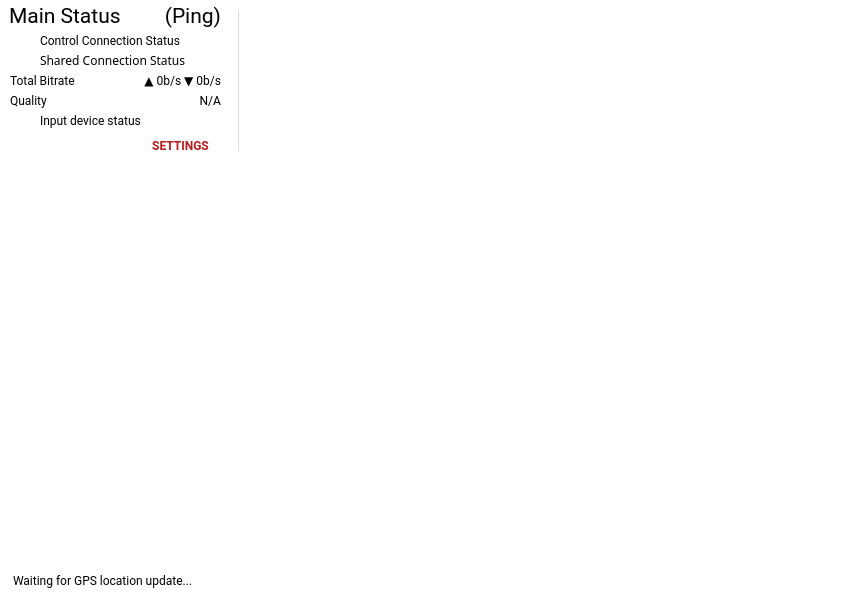
<?xml version="1.0" encoding="UTF-8"?>
<ui version="4.0">
 <class>McMainWindow</class>
 <widget class="QMainWindow" name="McMainWindow">
  <property name="geometry">
   <rect>
    <x>0</x>
    <y>0</y>
    <width>863</width>
    <height>597</height>
   </rect>
  </property>
  <property name="windowTitle">
   <string>Arm Mission Control - Soro</string>
  </property>
  <property name="styleSheet">
   <string notr="true">background-color:#FFFFFF;</string>
  </property>
  <widget class="QWidget" name="centralwidget">
   <widget class="QWidget" name="statusBarWidget" native="true">
    <property name="geometry">
     <rect>
      <x>0</x>
      <y>560</y>
      <width>551</width>
      <height>41</height>
     </rect>
    </property>
    <property name="sizePolicy">
     <sizepolicy hsizetype="Preferred" vsizetype="Preferred">
      <horstretch>0</horstretch>
      <verstretch>0</verstretch>
     </sizepolicy>
    </property>
    <layout class="QHBoxLayout" name="horizontalLayout">
     <property name="spacing">
      <number>0</number>
     </property>
     <property name="sizeConstraint">
      <enum>QLayout::SetDefaultConstraint</enum>
     </property>
     <property name="leftMargin">
      <number>0</number>
     </property>
     <property name="topMargin">
      <number>0</number>
     </property>
     <property name="rightMargin">
      <number>0</number>
     </property>
     <property name="bottomMargin">
      <number>0</number>
     </property>
     <item>
      <widget class="QLabel" name="mapStatusLabel">
       <property name="sizePolicy">
        <sizepolicy hsizetype="Minimum" vsizetype="MinimumExpanding">
         <horstretch>0</horstretch>
         <verstretch>0</verstretch>
        </sizepolicy>
       </property>
       <property name="baseSize">
        <size>
         <width>0</width>
         <height>0</height>
        </size>
       </property>
       <property name="font">
        <font>
         <family>Roboto</family>
         <pointsize>9</pointsize>
        </font>
       </property>
       <property name="styleSheet">
        <string notr="true">margin-left: 10px;
margin-right: 10px;</string>
       </property>
       <property name="text">
        <string>Waiting for GPS location update...</string>
       </property>
      </widget>
     </item>
     <item>
      <spacer name="horizontalSpacer">
       <property name="orientation">
        <enum>Qt::Horizontal</enum>
       </property>
       <property name="sizeType">
        <enum>QSizePolicy::Expanding</enum>
       </property>
       <property name="sizeHint" stdset="0">
        <size>
         <width>359</width>
         <height>20</height>
        </size>
       </property>
      </spacer>
     </item>
    </layout>
   </widget>
   <widget class="QWidget" name="videoContainerWidget" native="true">
    <property name="geometry">
     <rect>
      <x>550</x>
      <y>0</y>
      <width>311</width>
      <height>601</height>
     </rect>
    </property>
    <layout class="QVBoxLayout" name="verticalLayout">
     <property name="spacing">
      <number>0</number>
     </property>
     <property name="leftMargin">
      <number>0</number>
     </property>
     <property name="topMargin">
      <number>0</number>
     </property>
     <property name="rightMargin">
      <number>0</number>
     </property>
     <property name="bottomMargin">
      <number>0</number>
     </property>
     <item>
      <widget class="Soro::MissionControl::VideoPane" name="videoPane1" native="true"/>
     </item>
     <item>
      <widget class="Soro::MissionControl::VideoPane" name="videoPane2" native="true"/>
     </item>
    </layout>
   </widget>
   <widget class="Soro::MissionControl::GoogleMapView" name="googleMapView" native="true">
    <property name="geometry">
     <rect>
      <x>0</x>
      <y>120</y>
      <width>551</width>
      <height>441</height>
     </rect>
    </property>
   </widget>
   <widget class="QWidget" name="infoContainer" native="true">
    <property name="geometry">
     <rect>
      <x>0</x>
      <y>0</y>
      <width>551</width>
      <height>161</height>
     </rect>
    </property>
    <widget class="QWidget" name="connectionStatusWidget" native="true">
     <property name="geometry">
      <rect>
       <x>0</x>
       <y>0</y>
       <width>231</width>
       <height>161</height>
      </rect>
     </property>
     <widget class="QLabel" name="comm_mainPingLabel">
      <property name="geometry">
       <rect>
        <x>140</x>
        <y>0</y>
        <width>81</width>
        <height>31</height>
       </rect>
      </property>
      <property name="font">
       <font>
        <family>Roboto</family>
        <pointsize>16</pointsize>
       </font>
      </property>
      <property name="layoutDirection">
       <enum>Qt::LeftToRight</enum>
      </property>
      <property name="text">
       <string>(Ping)</string>
      </property>
      <property name="alignment">
       <set>Qt::AlignRight|Qt::AlignTrailing|Qt::AlignVCenter</set>
      </property>
     </widget>
     <widget class="QLabel" name="comm_mainStateLabel">
      <property name="geometry">
       <rect>
        <x>9</x>
        <y>0</y>
        <width>126</width>
        <height>31</height>
       </rect>
      </property>
      <property name="font">
       <font>
        <family>Roboto</family>
        <pointsize>16</pointsize>
       </font>
      </property>
      <property name="text">
       <string>Main Status</string>
      </property>
     </widget>
     <widget class="QLabel" name="comm_controlStateLabel">
      <property name="geometry">
       <rect>
        <x>40</x>
        <y>30</y>
        <width>181</width>
        <height>21</height>
       </rect>
      </property>
      <property name="font">
       <font>
        <family>Roboto</family>
        <pointsize>9</pointsize>
        <weight>50</weight>
        <bold>false</bold>
       </font>
      </property>
      <property name="styleSheet">
       <string notr="true">qproperty-icon: url(:/icons/settings_red_18px.png);</string>
      </property>
      <property name="text">
       <string>Control Connection Status</string>
      </property>
     </widget>
     <widget class="QLabel" name="comm_bitrateLabel_2">
      <property name="geometry">
       <rect>
        <x>10</x>
        <y>70</y>
        <width>81</width>
        <height>21</height>
       </rect>
      </property>
      <property name="font">
       <font>
        <family>Roboto</family>
        <pointsize>9</pointsize>
        <weight>50</weight>
        <bold>false</bold>
       </font>
      </property>
      <property name="text">
       <string>Total Bitrate</string>
      </property>
     </widget>
     <widget class="QLabel" name="comm_bitrateLabel">
      <property name="geometry">
       <rect>
        <x>90</x>
        <y>70</y>
        <width>131</width>
        <height>21</height>
       </rect>
      </property>
      <property name="font">
       <font>
        <family>Roboto</family>
        <pointsize>9</pointsize>
        <weight>50</weight>
        <bold>false</bold>
       </font>
      </property>
      <property name="text">
       <string>▲ 0b/s ▼ 0b/s</string>
      </property>
      <property name="alignment">
       <set>Qt::AlignRight|Qt::AlignTrailing|Qt::AlignVCenter</set>
      </property>
     </widget>
     <widget class="QLabel" name="comm_sharedStateLabel">
      <property name="geometry">
       <rect>
        <x>40</x>
        <y>50</y>
        <width>181</width>
        <height>21</height>
       </rect>
      </property>
      <property name="font">
       <font>
        <family>Sans</family>
        <pointsize>9</pointsize>
        <weight>50</weight>
        <bold>false</bold>
       </font>
      </property>
      <property name="text">
       <string>Shared Connection Status</string>
      </property>
     </widget>
     <widget class="QLabel" name="comm_qualityLabel">
      <property name="geometry">
       <rect>
        <x>90</x>
        <y>90</y>
        <width>131</width>
        <height>21</height>
       </rect>
      </property>
      <property name="font">
       <font>
        <family>Roboto</family>
        <pointsize>9</pointsize>
        <weight>50</weight>
        <bold>false</bold>
       </font>
      </property>
      <property name="text">
       <string>N/A</string>
      </property>
      <property name="alignment">
       <set>Qt::AlignRight|Qt::AlignTrailing|Qt::AlignVCenter</set>
      </property>
     </widget>
     <widget class="QLabel" name="comm_qualityLabel_2">
      <property name="geometry">
       <rect>
        <x>10</x>
        <y>90</y>
        <width>81</width>
        <height>21</height>
       </rect>
      </property>
      <property name="font">
       <font>
        <family>Roboto</family>
        <pointsize>9</pointsize>
        <weight>50</weight>
        <bold>false</bold>
       </font>
      </property>
      <property name="text">
       <string>Quality</string>
      </property>
     </widget>
     <widget class="QLabel" name="comm_controlStateGraphicLabel">
      <property name="geometry">
       <rect>
        <x>10</x>
        <y>30</y>
        <width>21</width>
        <height>21</height>
       </rect>
      </property>
      <property name="text">
       <string/>
      </property>
      <property name="alignment">
       <set>Qt::AlignCenter</set>
      </property>
     </widget>
     <widget class="QLabel" name="comm_sharedStateGraphicLabel">
      <property name="geometry">
       <rect>
        <x>10</x>
        <y>50</y>
        <width>21</width>
        <height>21</height>
       </rect>
      </property>
      <property name="text">
       <string/>
      </property>
      <property name="alignment">
       <set>Qt::AlignCenter</set>
      </property>
     </widget>
     <widget class="QLabel" name="comm_inputDeviceGraphicLabel">
      <property name="geometry">
       <rect>
        <x>10</x>
        <y>110</y>
        <width>21</width>
        <height>21</height>
       </rect>
      </property>
      <property name="text">
       <string/>
      </property>
      <property name="alignment">
       <set>Qt::AlignCenter</set>
      </property>
     </widget>
     <widget class="QLabel" name="comm_inputDeviceLabel">
      <property name="geometry">
       <rect>
        <x>40</x>
        <y>110</y>
        <width>181</width>
        <height>21</height>
       </rect>
      </property>
      <property name="font">
       <font>
        <family>Roboto</family>
        <pointsize>9</pointsize>
        <weight>50</weight>
        <bold>false</bold>
       </font>
      </property>
      <property name="styleSheet">
       <string notr="true">qproperty-icon: url(:/icons/settings_red_18px.png);</string>
      </property>
      <property name="text">
       <string>Input device status</string>
      </property>
     </widget>
     <widget class="QPushButton" name="settingsButton">
      <property name="geometry">
       <rect>
        <x>130</x>
        <y>130</y>
        <width>101</width>
        <height>31</height>
       </rect>
      </property>
      <property name="font">
       <font>
        <family>Roboto</family>
        <pointsize>9</pointsize>
        <weight>75</weight>
        <bold>true</bold>
       </font>
      </property>
      <property name="cursor">
       <cursorShape>PointingHandCursor</cursorShape>
      </property>
      <property name="styleSheet">
       <string notr="true">color: rgb(183, 28, 28);
qproperty-icon: url(:/icons/settings_red_18px.png);
background: rgba(0, 0, 0, 0);</string>
      </property>
      <property name="text">
       <string>SETTINGS</string>
      </property>
      <property name="flat">
       <bool>true</bool>
      </property>
     </widget>
    </widget>
    <widget class="Line" name="line">
     <property name="geometry">
      <rect>
       <x>230</x>
       <y>10</y>
       <width>16</width>
       <height>141</height>
      </rect>
     </property>
     <property name="styleSheet">
      <string notr="true">color: #dddddd</string>
     </property>
     <property name="frameShadow">
      <enum>QFrame::Plain</enum>
     </property>
     <property name="orientation">
      <enum>Qt::Vertical</enum>
     </property>
    </widget>
    <zorder>line</zorder>
    <zorder>connectionStatusWidget</zorder>
   </widget>
   <zorder>googleMapView</zorder>
   <zorder>statusBarWidget</zorder>
   <zorder>infoContainer</zorder>
   <zorder>videoContainerWidget</zorder>
  </widget>
 </widget>
 <layoutdefault spacing="6" margin="11"/>
 <customwidgets>
  <customwidget>
   <class>Soro::MissionControl::GoogleMapView</class>
   <extends>QWidget</extends>
   <header>googlemapview.h</header>
   <container>1</container>
  </customwidget>
  <customwidget>
   <class>Soro::MissionControl::VideoPane</class>
   <extends>QWidget</extends>
   <header>videopane.h</header>
   <container>1</container>
  </customwidget>
 </customwidgets>
 <resources/>
 <connections/>
</ui>
